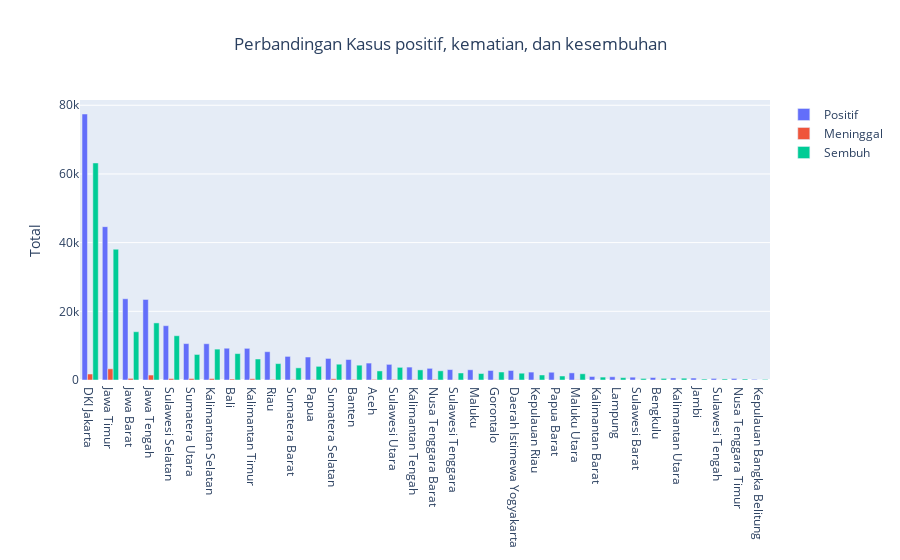

The code cell stored with this chart in its notebook:
### Code cell
fig4 = go.Figure(
 data=[
 go.Bar(
 name="Positif",
 x=df.provinsi,
 y=df["kasusPosi"],
 
 ),
 go.Bar(
 name="Meninggal",
 x=df.provinsi,
 y=df["kasusMeni"],
 
 ),
 go.Bar(
 name="Sembuh",
 x=df.provinsi,
 y=df["kasusSemb"],
 
 ),
 ],
 layout=go.Layout(
 title="Perbandingan Kasus positif, kematian, dan kesembuhan",
 yaxis_title="Total",
 title_x=0.5
 )
)
fig4.show()

### Figure 1 — Plotly figure (JSON) as saved in the notebook; plotly's stock layout.template omitted (floating-point values rounded to 4 significant figures)
{"data": [{"name": "Positif", "type": "bar", "x": ["DKI Jakarta", "Jawa Timur", "Jawa Barat", "Jawa Tengah", "Sulawesi Selatan", "Sumatera Utara", "Kalimantan Selatan", "Bali", "Kalimantan Timur", "Riau", "Sumatera Barat", "Papua", "Sumatera Selatan", "Banten", "Aceh", "Sulawesi Utara", "Kalimantan Tengah", "Nusa Tenggara Barat", "Sulawesi Tenggara", "Maluku", "Gorontalo", "Daerah Istimewa Yogyakarta", "Kepulauan Riau", "Papua Barat", "Maluku Utara", "Kalimantan Barat", "Lampung", "Sulawesi Barat", "Bengkulu", "Kalimantan Utara", "Jambi", "Sulawesi Tengah", "Nusa Tenggara Timur", "Kepulauan Bangka Belitung"], "y": [77452, 44649, 23651, 23450, 15815, 10599, 10562, 9254, 9218, 8240, 6872, 6690, 6277, 5960, 4927, 4551, 3758, 3394, 3032, 2976, 2775, 2772, 2306, 2259, 2075, 1023, 942, 820, 724, 597, 571, 461, 448, 191]}, {"name": "Meninggal", "type": "bar", "x": ["DKI Jakarta", "Jawa Timur", "Jawa Barat", "Jawa Tengah", "Sulawesi Selatan", "Sumatera Utara", "Kalimantan Selatan", "Bali", "Kalimantan Timur", "Riau", "Sumatera Barat", "Papua", "Sumatera Selatan", "Banten", "Aceh", "Sulawesi Utara", "Kalimantan Tengah", "Nusa Tenggara Barat", "Sulawesi Tenggara", "Maluku", "Gorontalo", "Daerah Istimewa Yogyakarta", "Kepulauan Riau", "Papua Barat", "Maluku Utara", "Kalimantan Barat", "Lampung", "Sulawesi Barat", "Bengkulu", "Kalimantan Utara", "Jambi", "Sulawesi Tengah", "Nusa Tenggara Timur", "Kepulauan Bangka Belitung"], "y": [1742, 3260, 465, 1441, 424, 438, 427, 287, 364, 177, 142, 99, 354, 179, 187, 177, 133, 202, 61, 41, 76, 74, 56, 36, 74, 9, 36, 11, 37, 4, 14, 17, 6, 2]}, {"name": "Sembuh", "type": "bar", "x": ["DKI Jakarta", "Jawa Timur", "Jawa Barat", "Jawa Tengah", "Sulawesi Selatan", "Sumatera Utara", "Kalimantan Selatan", "Bali", "Kalimantan Timur", "Riau", "Sumatera Barat", "Papua", "Sumatera Selatan", "Banten", "Aceh", "Sulawesi Utara", "Kalimantan Tengah", "Nusa Tenggara Barat", "Sulawesi Tenggara", "Maluku", "Gorontalo", "Daerah Istimewa Yogyakarta", "Kepulauan Riau", "Papua Barat", "Maluku Utara", "Kalimantan Barat", "Lampung", "Sulawesi Barat", "Bengkulu", "Kalimantan Utara", "Jambi", "Sulawesi Tengah", "Nusa Tenggara Timur", "Kepulauan Bangka Belitung"], "y": [63197, 38087, 14058, 16624, 12891, 7436, 8991, 7686, 6112, 4771, 3539, 3974, 4598, 4314, 2642, 3683, 2946, 2676, 2045, 1886, 2328, 1976, 1462, 1167, 1811, 847, 681, 450, 466, 524, 276, 307, 285, 173]}], "layout": {"title": {"text": "Perbandingan Kasus positif, kematian, dan kesembuhan", "x": 0.5}, "yaxis": {"title": {"text": "Total"}}}}
